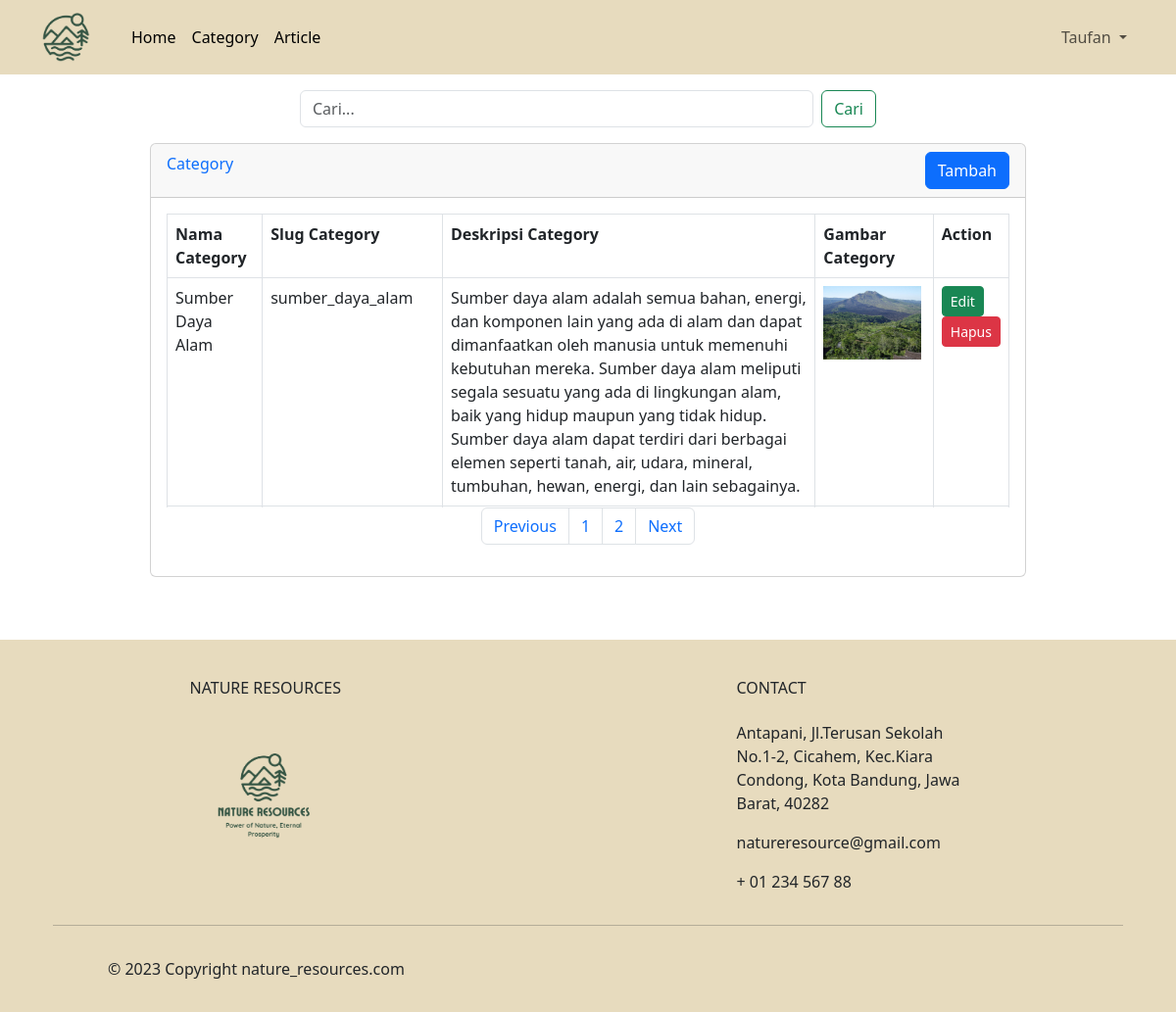
Page /halaman_admin/template_admin.php?halaman=index_category (signed in) on the committed database.
### tables this page shows
CREATE TABLE `category` (
  `category_id` int(11) NOT NULL,
  `judul_category` varchar(255) NOT NULL,
  `slug_category` varchar(255) NOT NULL,
  `deskripsi_category` text NOT NULL,
  `gambar_category` varchar(255) NOT NULL
);

### halaman_admin/index_category.php (the view, shortened to what this page needs)
<div class="col py-3">
    <div class="row justify-content-center">
        <div class="col-md-6 mb-3">
            <form class="d-flex" action="#" method="GET">
                <input class="form-control me-2" type="text" name="cari" placeholder="Cari...">
                <button class="btn btn-outline-success" type="submit">Cari</button>
            </form>
        </div>
        <div class="col-md-9">
            <div class="card">
                <div class="card-header">
                    <div class="d-flex">
                        <div class="card-title text-primary">Category</div>
                        <div class="ms-auto">
                            <a href="template_admin.php?halaman=create_category" class="btn btn-primary">Tambah</a>
                        </div>
                    </div>
                </div>
                <div class="card-body">
                <div class="table-wrapper-scroll-y my-custom-scrollbar">
                    <table class="table table-bordered">
                        <tr>
                            <th>Nama Category</th>
                            <th>Slug Category</th>
                            <th>Deskripsi Category</th>
                            <th>Gambar Category</th>
                            <th>Action</th>
                        </tr>
                        <?php
                            require '../koneksi.php';
                            $batas = 5;
                            $halaman = isset($_GET['page'])?(int)$_GET['page'] : 1;
                            $halaman_awal = ($halaman>1) ? ($halaman * $batas) - $batas : 0;
                            $previous = $halaman - 1;
                            $next = $halaman + 1;
                            $data = mysqli_query($conn,"SELECT * FROM category");
                            $jumlah_data = mysqli_num_rows($data);
                            $total_halaman = ceil($jumlah_data / $batas);
                            if (isset($_GET['cari'])) {
                                $cari = $_GET['cari'];
                                $sql = mysqli_query($conn,"SELECT * FROM category WHERE judul_category OR slug_category LIKE '%".$cari."%' limit $halaman_awal, $batas");
                            }else{
                                $sql = mysqli_query($conn,"SELECT * FROM category limit $halaman_awal, $batas");
                            }
                            while ($row = mysqli_fetch_assoc($sql)) :
                        ?>
                            <tr>
                                <td><?php echo $row['judul_category'] ?></td>
                                <td><?php echo $row['slug_category'] ?></td>
                                <td><?php echo $row['deskripsi_category'] ?></td>
                                <td><img src="../halaman_admin/gambar_category/<?php echo $row['gambar_category'] ?>" style="width: 100px;"></td>
                                <td>
                                    <a href="template_admin.php?halaman=edit_category&id=<?php echo $row['category_id'] ?>" class="btn btn-sm btn-success">Edit</a>
                                    <form action="#" method="post">
                                        <button type="submit" class="btn btn-sm btn-danger" name="hapus" onclick="return confirm('Apakah anda yakin akan menghapus data ini?')">Hapus</button>
                                    </form>
                                </td>
                            </tr>
                        <?php
                            endwhile;
                        ?>
                    </table>
                </div>
                    <nav>
                        <ul class="pagination justify-content-center">
                            <li class="page-item">
                                <a class="page-link" <?php if($halaman > 1){ echo "href='?halaman=index_category&page=$previous'"; } ?>>Previous</a>
                            </li>
                            <?php
                            for($x=1;$x<=$total_halaman;$x++){
                                ?>
                                <li class="page-item"><a class="page-link" href="?halaman=index_category&page=<?php echo $x ?>"><?php echo $x; ?></a></li>
                                <?php
                            }
                            ?>
                            <li class="page-item">
                                <a  class="page-link" <?php if($halaman < $total_halaman) { echo "href='?halaman=index_category&page=$next'"; } ?>>Next</a>
                            </li>
                        </ul>
                    </nav>
                </div>
            </div>
        </div>
    </div>
</div>

### halaman_admin/index_category.php (style rules this page uses)
.my-custom-scrollbar { position: relative; height: 300px; overflow: auto; }
.table-wrapper-scroll-y { display: block; }

### rows in the picture
category: judul_category "Sumber Daya Alam", slug_category "sumber_daya_alam", deskripsi_category "Sumber daya alam adalah semua bahan, energi, dan komponen lain yang ada di alam dan dapat dimanfaatkan oleh manusia untuk memenuhi kebutuhan mereka. Sumber daya alam meliputi segala sesuatu yang ada di lingkungan alam, baik yang hidup maupun yang tidak hidup. Sumber daya alam dapat terdiri dari berbagai elemen seperti tanah, air, udara, mineral, tumbuhan, hewan, energi, dan lain sebagainya.", gambar_category (picture)

### other values in the picture
$_SESSION['nama'] "Taufan"
